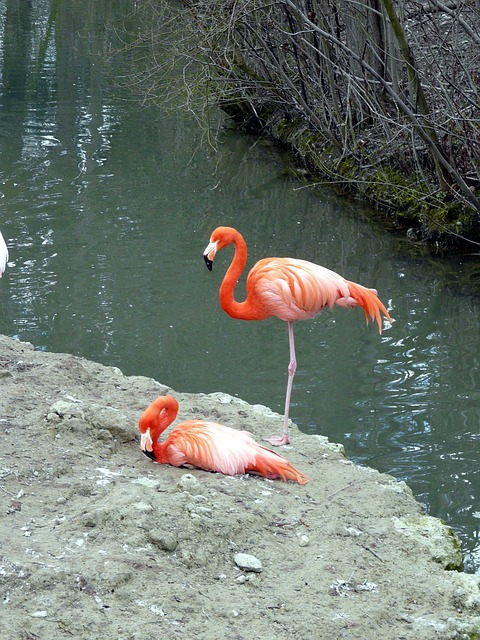
#> input picture Trabalho 1/dynamictrees/data/bird.png, 480 x 640 px
$ python visualizador.py 'Trabalho 1/dynamictrees/data/bird.png'
#> lines starting #> are read from the running program, lines starting #| are printed output that depends on the picture
import sys
"""
visualizador.py

Este script permite carregar e visualizar imagens utilizando OpenCV e Matplotlib, corrigindo automaticamente o formato de cor e o intervalo de valores dos pixels.

Funções:
-----------
load_and_correct_image(path):
    Carrega uma imagem do caminho especificado, converte de BGR para RGB se necessário, e garante que os valores dos pixels estejam no intervalo [0, 255] como uint8.

Como usar:
-----------
Execute o script diretamente pelo terminal, passando o caminho da imagem como argumento:
    python visualizador.py <imagem.png>

Exemplo:
    python visualizador.py minha_imagem.png

Isso abrirá uma janela exibindo a imagem fornecida.
"""
import numpy as np
import cv2
import matplotlib.pyplot as plt


def load_and_correct_image(path):
#> called with path = 'Trabalho 1/dynamictrees/data/bird.png'
    img = cv2.imread(path, cv2.IMREAD_UNCHANGED)
#> img is the input picture: shape (640, 480, 3); mean B, G, R 108.8, 117.2, 108.5
    if img is None:
        raise FileNotFoundError(f"Imagem não encontrada: {path}")

    # Converte BGR para RGB se for colorida
    if len(img.shape) == 3 and img.shape[2] == 3:
        img = cv2.cvtColor(img, cv2.COLOR_BGR2RGB)

    arr = img.astype(np.float32)

    # [5 lines of commented-out code are left out]

    return arr

if __name__ == "__main__":
    if len(sys.argv) != 2:
        print(f"Uso: python {sys.argv[0]} <imagem.png>")
        sys.exit(1)

    img_path = sys.argv[1]
    img_arr = load_and_correct_image(img_path)

    plt.imshow(img_arr, cmap='gray' if len(img_arr.shape) == 2 else None)
    plt.axis('off')
    plt.show()
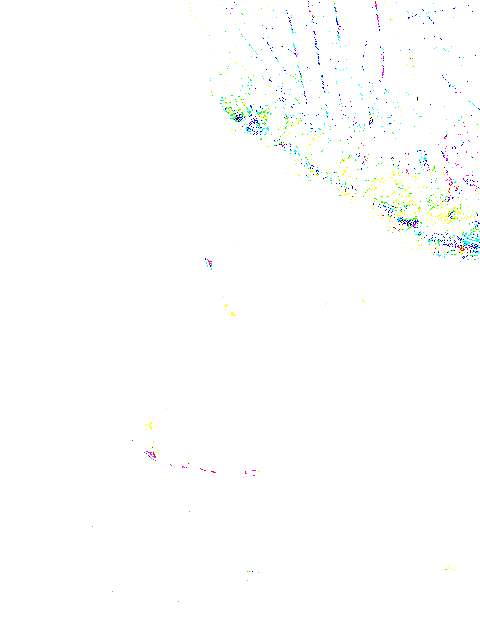
#> shown: shape (640, 480, 3) float32; mean R, G, B 0.994, 0.997, 0.996
